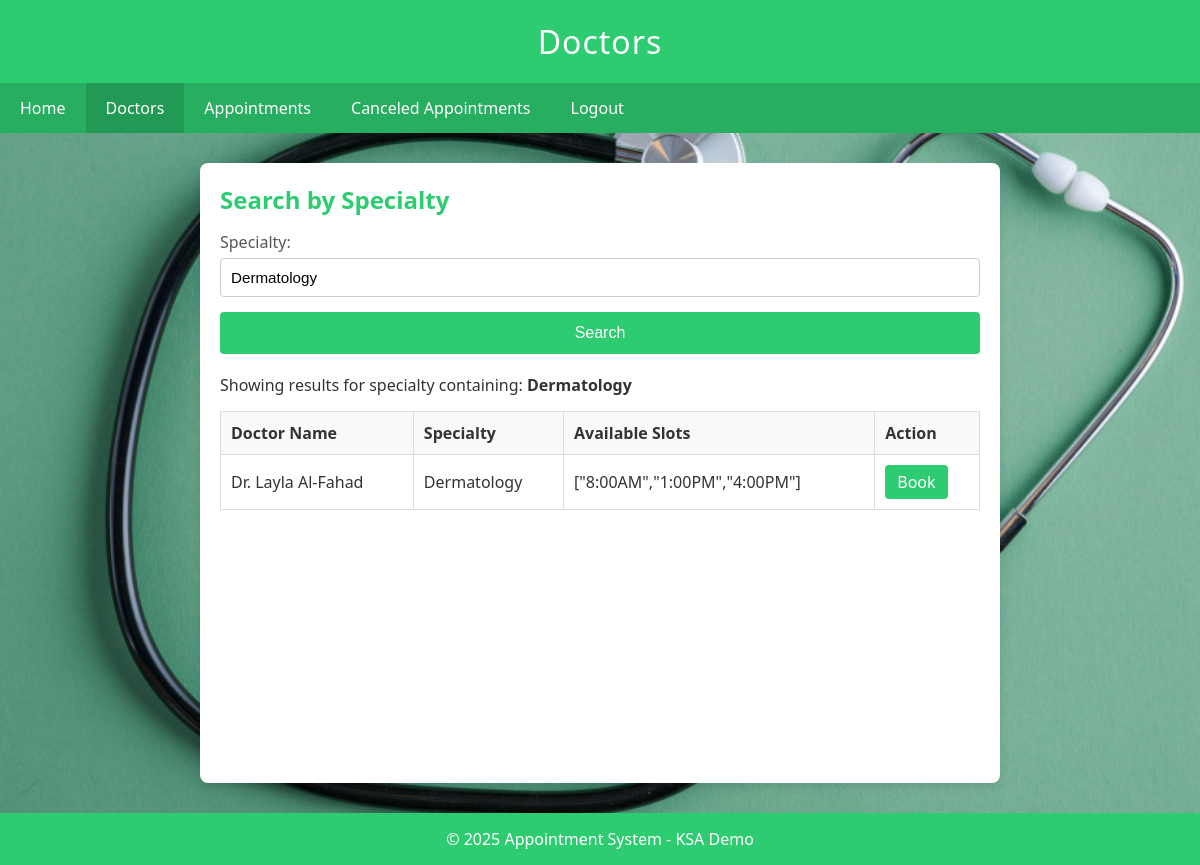
Page /doctor_list.php?specialty=Dermatology (signed in) on the committed database.
### tables this page shows
CREATE TABLE `doctors` (
  `doctor_id` int(11) NOT NULL,
  `name` varchar(100) NOT NULL,
  `specialty` varchar(100) NOT NULL,
  `available_slots` text DEFAULT NULL
);

### doctor_list.php (the view, shortened to what this page needs)
<?php
require_once 'db_connect.php';
$searchSpecialty = isset($_GET['specialty']) ? trim($_GET['specialty']) : "";
$sql = "SELECT * FROM doctors";
if ($searchSpecialty !== "") {
  $sql .= " WHERE specialty LIKE '%$searchSpecialty%'";
}
$result = $conn->query($sql);
?>
<!DOCTYPE html>
<html lang="en">
<head>
  <link rel="stylesheet" href="style.css">
</head>
<body>
<div class="header">
  <h1>Doctors</h1>
</div>
<div class="nav">
  <a href="index.php">Home</a>
  <a href="doctor_list.php" class="active">Doctors</a>
  <a href="cancel.php">Appointments</a>
  <a href="canceled_appointments.php">Canceled Appointments</a>
  <a href="logout.php">Logout</a>
</div>
<div class="container">
  <h2>Search by Specialty</h2>
  <form action="" method="GET" style="margin-bottom:20px;">
    <label for="specialty">Specialty:</label>
    <input type="text" id="specialty" name="specialty"
           placeholder="Enter specialty..."
           value="<?php echo htmlspecialchars($searchSpecialty); ?>">
    <button type="submit" style="margin-top:0;">Search</button>
  </form>
  <?php if ($searchSpecialty !== ""): ?>
    <p>Showing results for specialty containing: <strong><?php echo htmlspecialchars($searchSpecialty); ?></strong></p>
  <?php endif; ?>
  <?php if ($result && $result->num_rows > 0): ?>
    <table>
      <tr>
        <th>Doctor Name</th>
        <th>Specialty</th>
        <th>Available Slots</th>
        <th>Action</th>
      </tr>
      <?php while ($row = $result->fetch_assoc()): ?>
      <tr>
        <td><?php echo htmlentities($row['name']); ?></td>
        <td><?php echo htmlentities($row['specialty']); ?></td>
        <td><?php echo htmlentities($row['available_slots']); ?></td>
        <td>
          <a href="book_appointment.php?doctor_id=<?php echo $row['doctor_id']; ?>" class="book-btn">
            Book
          </a>
        </td>
      </tr>
      <?php endwhile; ?>
    </table>
  <?php else: ?>
    <p>No doctors found.</p>
  <?php endif; ?>
</div>
<div class="footer">
  <p>&copy; <?php echo date("Y"); ?> Appointment System - KSA Demo</p>
</div>
</body>
</html>

### style.css (style rules this page uses)
* { margin: 0; padding: 0; box-sizing: border-box; }
body { font-family: "Segoe UI", Tahoma, Arial, sans-serif; background-color: #f0f0f0; color: #333; background: url('Appointment2.jpg') no-repeat center center fixed; background-size: cover; height: 100vh; / }
form label { display: block; margin: 10px 0 5px; font-weight: 500; color: #555; }
form input[type="text"], form input[type="email"], form input[type="password"], form input[type="datetime-local"] { width: 100%; padding: 10px; border: 1px solid #ccc; border-radius: 4px; margin-bottom: 15px; font-size: 0.95rem; transition: border-color 0.2s; }
form button { width: 100%; padding: 12px; border: none; border-radius: 4px; background-color: #2ecc71; font-size: 1rem; color: #fff; cursor: pointer; transition: background-color 0.2s; }
.header { background-color: #2ecc71; color: #fff; text-align: center; padding: 20px 0; }
.header h1 { letter-spacing: 1px; font-weight: 500; }
.nav { background-color: #27ae60; overflow: hidden; }
.nav a { float: left; display: block; color: #fff; text-align: center; padding: 14px 20px; text-decoration: none; transition: background-color 0.2s; }
.nav a:hover, .nav a.active { background-color: #229954; }
.container { max-width: 800px; margin: 30px auto; padding: 20px; background-color: #fff; border-radius: 8px; box-shadow: 0 4px 10px rgba(0,0,0,0.1); min-height: calc(100vh - 180px); }
.container h2 { color: #2ecc71; margin-bottom: 15px; font-weight: 600; }
table { width: 100%; border-collapse: collapse; margin-top: 15px; }
table th, table td { border: 1px solid #ddd; padding: 10px; text-align: left; }
table th { background-color: #f9f9f9; }
.cancel-btn, .book-btn { display: inline-block; background-color: #e74c3c; color: #fff; padding: 6px 12px; border-radius: 4px; text-decoration: none; transition: background-color 0.2s; }
.book-btn { background-color: #2ecc71; }
.footer { background-color: #2ecc71; color: #fff; text-align: center; padding: 15px 0; position: relative; clear: both; }

### rows in the picture
doctors: name "Dr. Layla Al-Fahad", specialty "Dermatology", available_slots "[\"8:00AM\",\"1:00PM\",\"4:00PM\"]"

### other values in the picture
$searchSpecialty "Dermatology"
